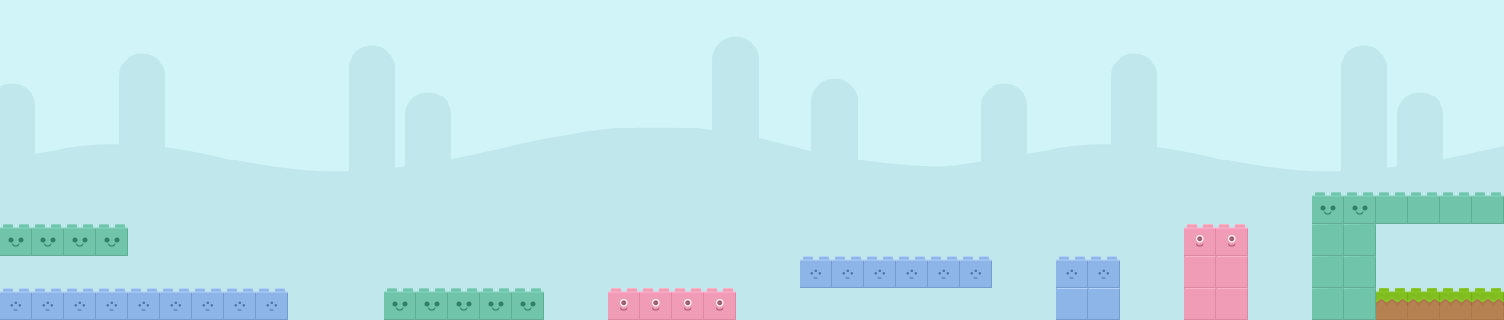

The image is a tile-based game level rendered from a .tmx file. Its description and source (layers, tilesets, objects; grid data summarised) follow:
An orthogonal 47x10 tile map with 32x32 px tiles, 8 tile layers (background, env, red, blue, ...), 3 tilesets and 4 objects.

<map version="1.0" orientation="orthogonal" renderorder="right-down" width="47" height="10" tilewidth="32" tileheight="32" nextobjectid="32">
 <tileset firstgid="1" name="bricks" tilewidth="32" tileheight="32">
  <tile id="0">
   <image width="32" height="32" source="bricks/brick01.png" />
  </tile>
  <tile id="1">
   <image width="32" height="32" source="bricks/brick01a.png" />
  </tile>
  <tile id="2">
   <image width="32" height="32" source="bricks/brick01b.png" />
  </tile>
  <tile id="3">
   <image width="32" height="32" source="bricks/brick01c.png" />
  </tile>
  <tile id="4">
   <image width="32" height="32" source="bricks/brick02.png" />
  </tile>
  <tile id="5">
   <image width="32" height="32" source="bricks/brick02a.png" />
  </tile>
  <tile id="6">
   <image width="32" height="32" source="bricks/brick02b.png" />
  </tile>
  <tile id="7">
   <image width="32" height="32" source="bricks/brick02c.png" />
  </tile>
  <tile id="8">
   <image width="32" height="32" source="bricks/brick03.png" />
  </tile>
  <tile id="9">
   <image width="32" height="32" source="bricks/brick03b.png" />
  </tile>
  <tile id="10">
   <image width="32" height="32" source="bricks/brick04.png" />
  </tile>
  <tile id="11">
   <image width="32" height="32" source="bricks/brick04b.png" />
  </tile>
  <tile id="12">
   <image width="32" height="32" source="bricks/brick05.png" />
  </tile>
  <tile id="13">
   <image width="32" height="32" source="bricks/brick05b.png" />
  </tile>
  <tile id="14">
   <image width="32" height="32" source="bricks/brick06.png" />
  </tile>
  <tile id="15">
   <image width="32" height="32" source="bricks/brick06b.png" />
  </tile>
  <tile id="16">
   <image width="32" height="32" source="bricks/brick07.png" />
  </tile>
  <tile id="17">
   <image width="32" height="32" source="bricks/brick07b.png" />
  </tile>
  <tile id="18">
   <image width="32" height="32" source="bricks/brick08.png" />
  </tile>
  <tile id="19">
   <image width="32" height="32" source="bricks/brick08b.png" />
  </tile>
  <tile id="20">
   <image width="32" height="32" source="bricks/brick08c.png" />
  </tile>
  <tile id="21">
   <image width="32" height="32" source="bricks/brick08d.png" />
  </tile>
  <tile id="22">
   <image width="32" height="32" source="bricks/brick09.png" />
  </tile>
  <tile id="23">
   <image width="32" height="32" source="bricks/brick09b.png" />
  </tile>
  <tile id="24">
   <image width="32" height="32" source="bricks/brick09c.png" />
  </tile>
  <tile id="25">
   <image width="32" height="32" source="bricks/brick09d.png" />
  </tile>
  <tile id="26">
   <image width="32" height="32" source="bricks/brick10.png" />
  </tile>
  <tile id="27">
   <image width="32" height="32" source="bricks/brick10b.png" />
  </tile>
  <tile id="28">
   <image width="32" height="32" source="bricks/brick10c.png" />
  </tile>
  <tile id="29">
   <image width="32" height="32" source="bricks/brick10d.png" />
  </tile>
 </tileset>
 <tileset firstgid="31" name="background" tilewidth="32" tileheight="32" spacing="1" margin="1">
  <image source="bg_grasslands.png" width="1024" height="512" />
 </tileset>
 <tileset firstgid="496" name="boosts" tilewidth="32" tileheight="32">
  <tile id="0">
   <image width="32" height="32" source="boosts/beige.png" />
  </tile>
  <tile id="1">
   <image width="32" height="32" source="boosts/blue.png" />
  </tile>
  <tile id="2">
   <image width="32" height="32" source="boosts/green.png" />
  </tile>
  <tile id="3">
   <image width="32" height="32" source="boosts/red.png" />
  </tile>
  <tile id="4">
   <image width="32" height="32" source="boosts/yellow.png" />
  </tile>
 </tileset>
 <layer name="background" width="47" height="10">
  <data>[470 cells, 470 non-empty, 310 distinct tile ids]</data>
 </layer>
 <layer name="env" width="47" height="10">
  <data>[470 cells, 0 non-empty, 0 distinct tile ids]</data>
 </layer>
 <layer name="red" width="47" height="10">
  <data>[470 cells, 10 non-empty, 2 distinct tile ids]</data>
 </layer>
 <layer name="blue" width="47" height="10">
  <data>[470 cells, 19 non-empty, 2 distinct tile ids]</data>
 </layer>
 <layer name="green" width="47" height="10">
  <data>[470 cells, 21 non-empty, 3 distinct tile ids]</data>
 </layer>
 <layer name="beige" width="47" height="10">
  <data>[470 cells, 0 non-empty, 0 distinct tile ids]</data>
 </layer>
 <layer name="yellow" width="47" height="10">
  <data>[470 cells, 0 non-empty, 0 distinct tile ids]</data>
 </layer>
 <layer name="normal" width="47" height="10">
  <data>[470 cells, 4 non-empty, 1 distinct tile ids]</data>
 </layer>
 <objectgroup name="player" />
 <objectgroup name="red_boost">
  <object id="30" x="575" y="229">
   <ellipse />
  </object>
 </objectgroup>
 <objectgroup name="blue_boost">
  <object id="29" x="50" y="192">
   <ellipse />
  </object>
 </objectgroup>
 <objectgroup name="yellow_boost" />
 <objectgroup name="beige_boost" />
 <objectgroup name="final_zone">
  <object id="26" x="1495" y="227" width="11.8367" height="100.5" />
 </objectgroup>
 <objectgroup name="flag">
  <object id="27" x="1484" y="260.334" width="32" height="32" />
 </objectgroup>
</map>
